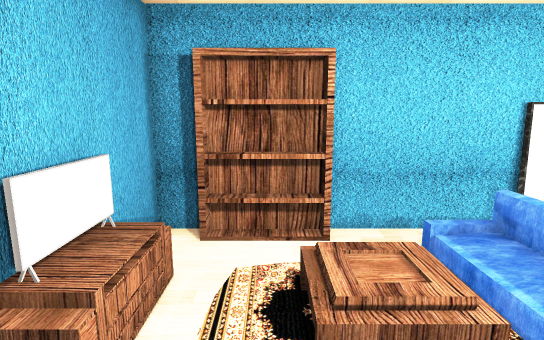
View 1 (above)

12 first-person views from a walk through a scene from a Unity 3-D project. The camera is 1.2 m above the floor, tilts 10° down and sees 80° across. The floor is counted in squares, 0.5 m on a side. Each view is taken from the middle of a square. On the plan, view 1 faces up. The plan holds only what a view shows up to about 20 squares ahead; the rest is blank. The player is left out. Some surface patterns are stand-ins.

View 2
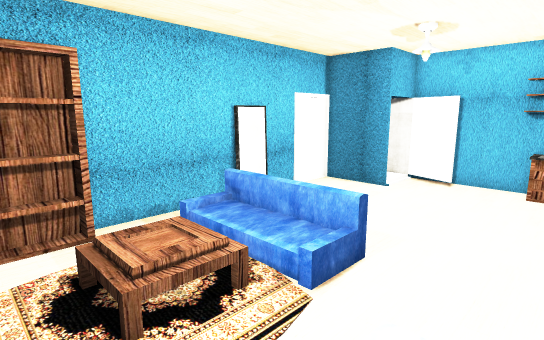

View 3
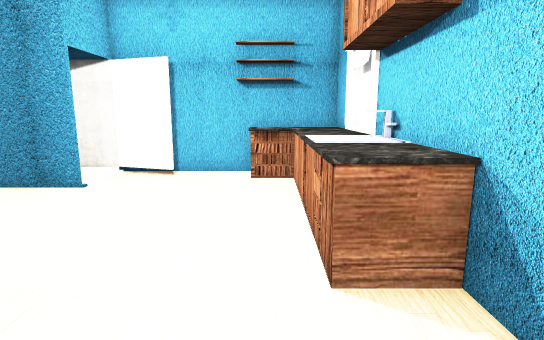

View 4
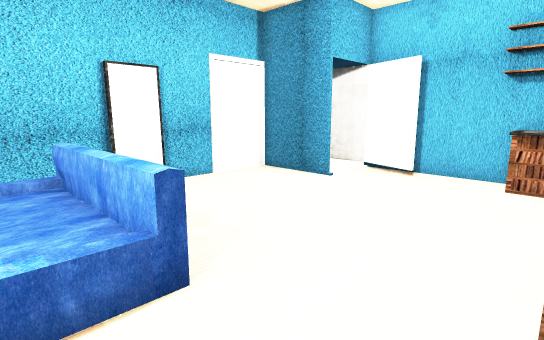

View 5
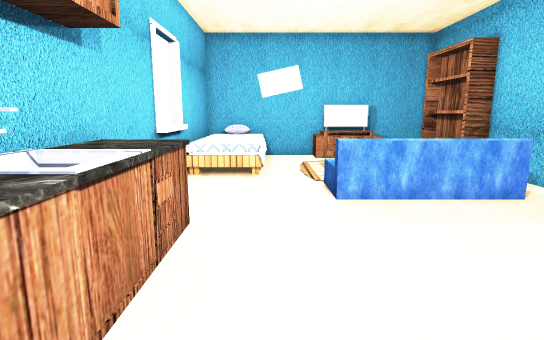

View 6
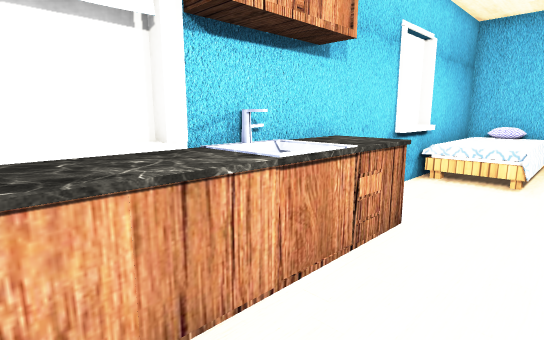

View 7
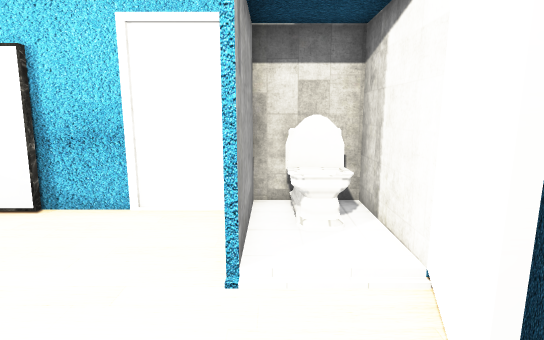

View 8
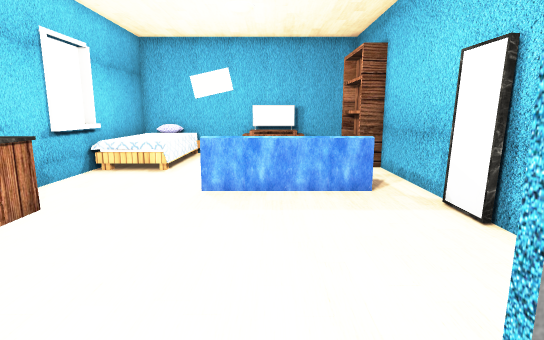

View 9
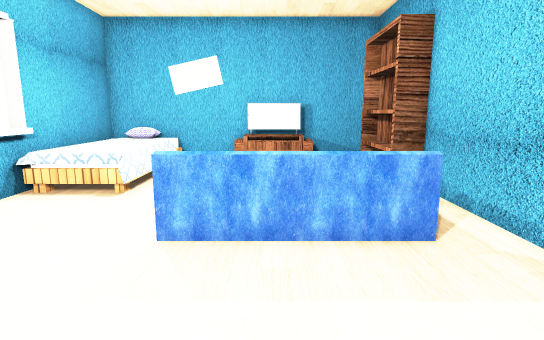

View 10
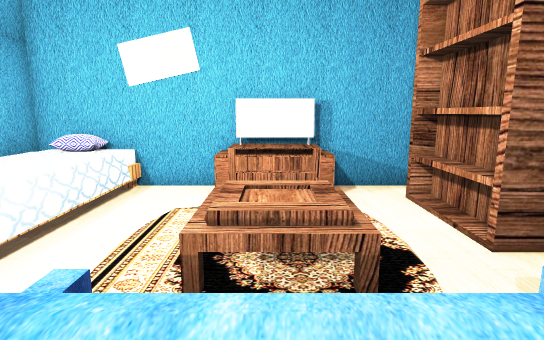

View 11
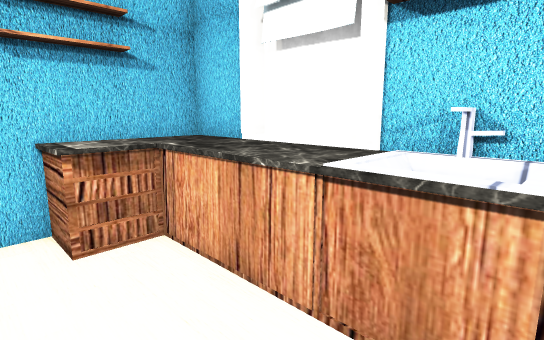

View 12
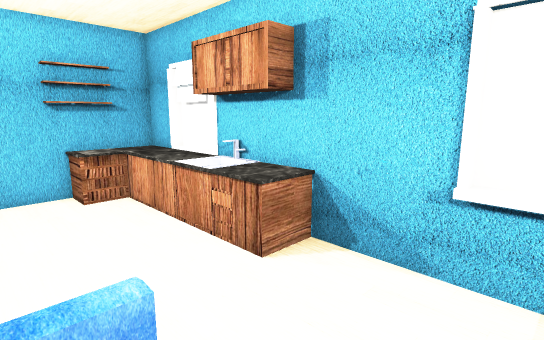

### Floor plan
Key: @ floor where view 1 was taken; # wall or solid block; . main floor; : floor 0.5 m higher than the main floor; / step, stairs or slope; = window, fence, low wall or low ledge; ^ raised ledge; O other object.
Columns run from 4 left of view 1 to 17 right of it. Each row starts with its distance up from view 1.
 10   ####################
  9 #######...........##=#
  8 # ......OO=.......##O#
  7 #^....../O=.......##.#
  6 #^^..:://O=..........#
  5 #^^..:://O=..........#
  4 #^^..////O=..........#
  3 #=......OO=..........#
  2 ##...................#
  1 ##....=.............^#
  0  #::@:=.............^#
 -1 ##:::::...#.^^^^^^^^^^
 -2 ####  ====..^^^#^^^^^^
 -3     ###^^#########^###

Positions as (right, up) in squares from view 1, and headings:
1: (0, 0), facing up
2: (-1, -1), facing up-right
3: (4, 0), facing right
4: (4, -1), facing up-right
5: (15, 1), facing left
6: (15, 2), facing down-left
7: (15, 2), facing up
8: (16, 5), facing left
9: (12, 5), facing left
10: (7, 5), facing left
11: (10, 2), facing down-right
12: (3, 4), facing down-right
